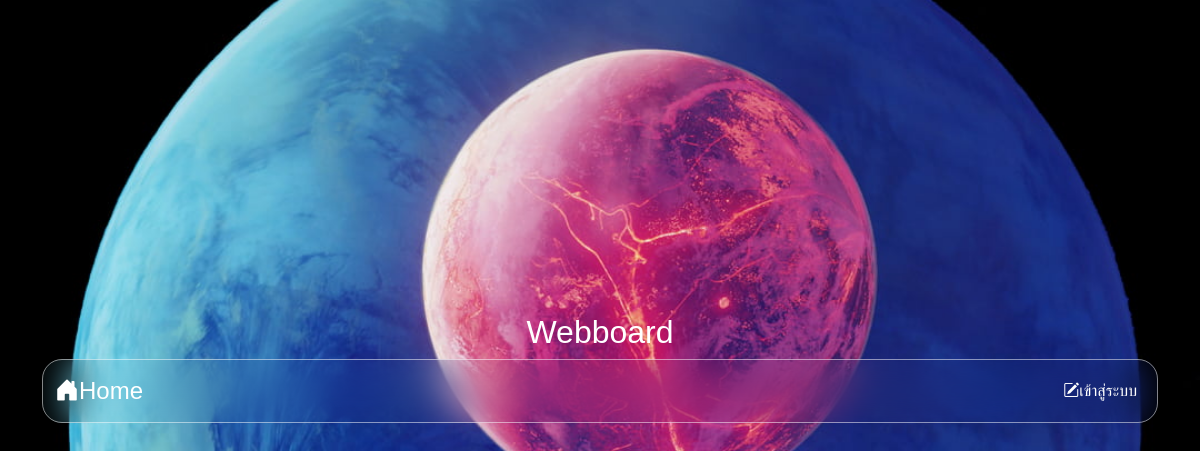
The app's page /php/src/index.php, older data.
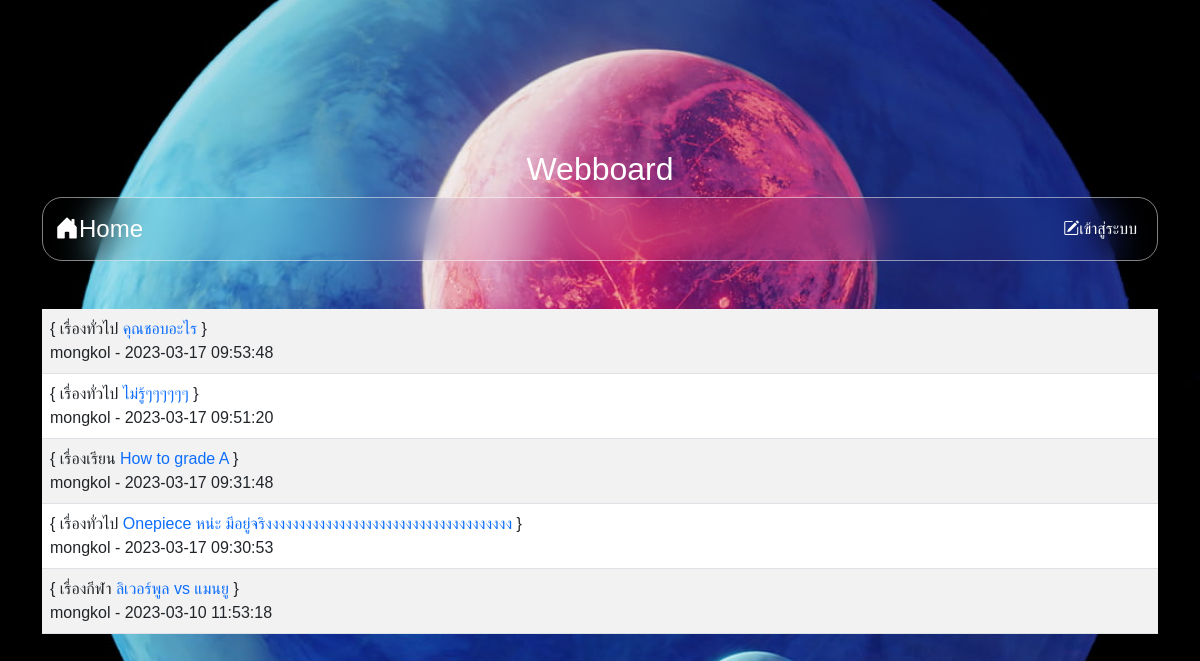
The same page, newer data.
### tables this page shows
CREATE TABLE `post` (
  `id` int(11) NOT NULL,
  `title` varchar(128) NOT NULL,
  `content` varchar(2048) NOT NULL,
  `post_date` datetime NOT NULL,
  `cat_id` int(11) NOT NULL,
  `user_id` int(11) NOT NULL
);

CREATE TABLE `category` (
  `id` int(11) NOT NULL,
  `name` varchar(32) NOT NULL
);

CREATE TABLE `user` (
  `id` int(11) NOT NULL,
  `login` varchar(32) NOT NULL,
  `password` varchar(64) NOT NULL,
  `name` varchar(64) NOT NULL,
  `gender` char(1) NOT NULL,
  `email` varchar(32) NOT NULL,
  `role` char(1) NOT NULL
);

### php/src/index.php (the view, shortened to what this page needs)
<!DOCTYPE html>
<html lang="en">
<head>
    <link href="https://cdn.jsdelivr.net/npm/bootstrap@5.3.0-alpha1/dist/css/bootstrap.min.css" rel="stylesheet"
>
    <link rel="stylesheet" href="https://cdn.jsdelivr.net/npm/bootstrap-icons@1.10.3/font/bootstrap-icons.css">
    <link rel="stylesheet" href="style.css">
</head>
<?php if (!isset($_SESSION['id'])) {
?>
<body>
    <div class="container">
        <h2 style="text-align: center; color: #fff;">Webboard</h2>
        <?php include "nav.php"; ?>
        <br>
        <br>
        <table class="table table-striped">
            <?php
                $conn = new PDO("mysql:host=localhost;dbname=webboard;charset=utf8", "root", "");
                $sql = "SELECT t3.name,t1.title,t1.id,t2.login,t1.post_date
                FROM post as t1 INNER JOIN user as t2 ON (t1.user_id=t2.id)
                INNER JOIN category as t3 ON (t1.cat_id=t3.id)
                ORDER BY t1.post_date DESC";
                $result = $conn->query($sql);
                while ($row = $result->fetch()) {
                    echo "<tr><td>{ $row[0] <a href=post.php?id=$row[2]
                         style=text-decoration:none>$row[1]</a> }<br>$row[3] - $row[4]</td></tr>";
                }
                ?>
        </table>
    </div>
</body>
<?php } ?>
</html>

### php/src/nav.php (shortened to what this page needs)
<?php
if (!isset($_SESSION['id'])) {
?>
    <nav class="navbar navbar-expand-lg">
        <div class="container-fluid">
            <a class="navbar-brand" href="index.php"><i class="bi bi-house-door-fill"></i>Home</a>
            <ul class="navbar-nav">
                <li class="nav-item">
                    <a class="nav-link active" aria-current="page" href="login.php" style="color: #fff;"><i class="bi bi-pencil-square"></i>เข้าสู่ระบบ</a>
                </li>
            </ul>
        </div>
    </nav><?php } ?>

### php/src/style.css (style rules this page uses)
* { margin: 0; padding: 0; box-sizing: border-box; font-family: 'poppins', sans-serif; }
body { display: flex; justify-content: center; align-items: center; min-height: 100vh; background: url('background1.jpg'); background-size: cover; background-position: center; }
.navbar-expand-lg { background: transparent; border: 1px solid rgb(255, 255, 255, .5); border-radius: 20px; backdrop-filter: blur(20px); }
.navbar-brand { font-size: 1.5em; color: #fff; user-select: none; }
.nav-item { font-size: 1em; color: #fff; user-select: none; }
.nav-item { color: #162938; }

Row changes from the older to the newer data that the page shows:
added post: category.name "เรื่องทั่วไป", title "คุณชอบอะไร", user.login "mongkol", post_date "2023-03-17 09:53:48"
added post: category.name "เรื่องทั่วไป", title "ไม่รู้ๆๆๆๆๆๆ", user.login "mongkol", post_date "2023-03-17 09:51:20"
added post: category.name "เรื่องเรียน", title "How to grade A", user.login "mongkol", post_date "2023-03-17 09:31:48"
added post: category.name "เรื่องทั่วไป", title "Onepiece หน่ะ มีอยู่จริงงงงงงงงงงงงงงงงงงงงงงงงงงงงงงงงงงงงง", user.login "mongkol", post_date "2023-03-17 09:30:53"
added post: category.name "เรื่องกีฬา", title "ลิเวอร์พูล vs แมนยู", user.login "mongkol", post_date "2023-03-10 11:53:18"
